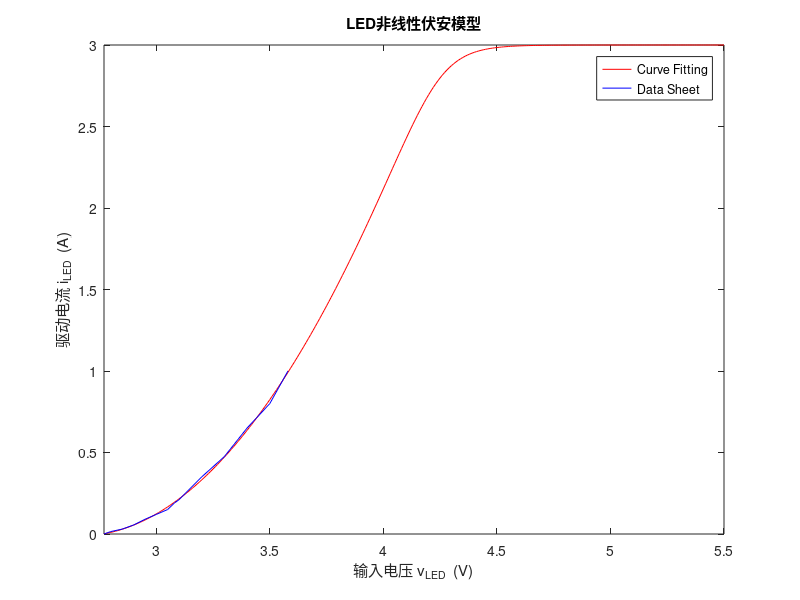

Reproduce this figure in MATLAB.
clear;
R = 1;
data = [0.00001 0.015 0.03 0.055 0.09 0.12 0.15 0.19 0.21 0.35 0.475 0.65 0.8 1];
minSumab = 10000;

for Imax = 1:0.01:3
    for k = 0:0.01:5
        v_LED = [2.77 2.8 2.85 2.9 2.95 3 3.05 3.08 3.1 3.2 3.3 3.4 3.5 3.58];
        f_LED = ((1.197.*(v_LED-2.77).^(2))+0.2537.*(v_LED-2.77)+0.001228)./R;
        i_LED = ((f_LED)./((1+((f_LED./Imax).^(2.*k))).^(1./(2.*k))));
        value = (i_LED-data);
        Sumab = sum(abs(value));
        if minSumab>Sumab
             minSumab = Sumab;
             Imaxover = Imax;
             kover = k;
        end
    end
end

vv_LED = [2.77:0.01:5.5];
ff_LED = ((1.197.*(vv_LED-2.77).^(2))+0.2537.*(vv_LED-2.77)+0.001228)./R;
ii_LED = ((ff_LED)./((1+((ff_LED./Imaxover).^(2.*kover))).^(1./(2.*kover))));
plot(vv_LED,ii_LED,'r')
set(gca,'XLim',[2.77 5.5])
hold on
xlabel('输入电压 v_{LED}  (V)')
ylabel('驱动电流 i_{LED}  (A)')
title('LED非线性伏安模型')

v_data=[2.77 2.8 2.85 2.9 2.95 3 3.05 3.08 3.1 3.2 3.3 3.4 3.5 3.58];
i_data=[0.00001 0.015 0.03 0.055 0.09 0.12 0.15 0.19 0.21 0.35 0.475 0.65 0.8 1];
plot(v_data,i_data,'b')
legend('Curve Fitting','Data Sheet')